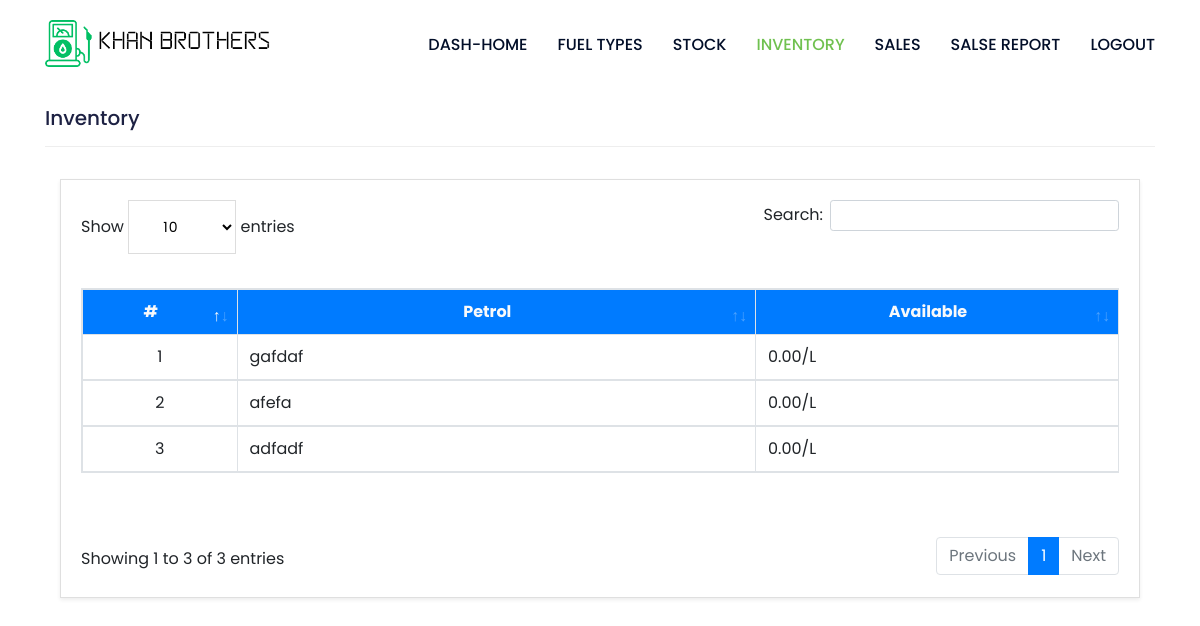
/kb-dash/inventory/ (signed in), run on an earlier commit of the app's database.
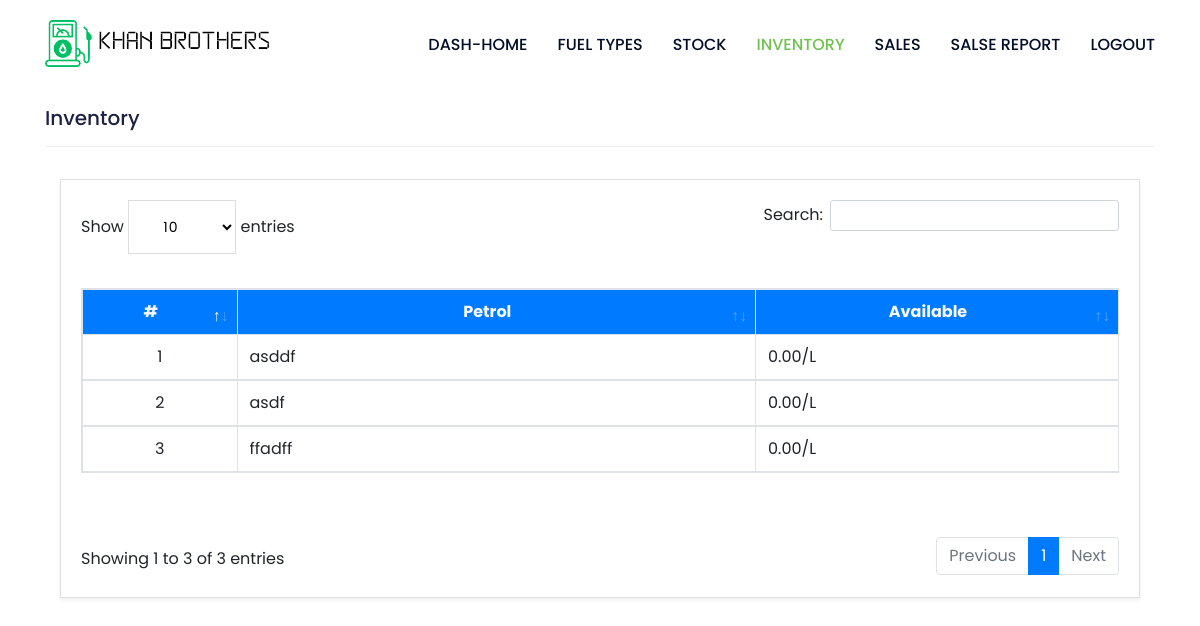
And on a later commit of the database.
### management/models.py (models this page shows)
class Fuel(models.Model):
    name = models.CharField(max_length=100)
    description = models.TextField()
    status = models.CharField(max_length=2, choices=(('1', 'Active'), ('0', 'Inactive')), default=1)
    price = models.FloatField(max_length=(15, 2), default=0)
    date_created = models.DateTimeField(auto_now=True)
    class Meta:
        verbose_name_plural = "Fuel type list"
    def __str__(self):
        return str(f"{self.name}")
    def available(self):
        try:
            stock_in = self.stocks.aggregate(models.Sum("volume"))['volume__sum']
            if stock_in is None:
                stock_in = 0
        except:
            stock_in = 0
        try:
            sale = self.sales.aggregate(models.Sum("volume"))['volume__sum']
            if sale is None:
                sale = 0
        except:
            sale = 0
        return stock_in - sale

### management/views.py (the view)
# urls.py: path('inventory/', views.inventory_view, name='inventory'),
@login_required
def inventory_view(request):
  fuels = Fuel.objects.filter(status=1)
  return render(request, 'management/inventory.html', {'fuels': fuels})

### kb_config/templates/management/inventory.html (shortened to what this page needs)
{% extends "management_base.html" %}
{% load humanize %}
{% block content %}
<h3 class="fw-bolder">Inventory</h3>
<hr>
<section class="py-3">
  <div class="container">
    <div class="card rounded-0 shadow-sm blur">
      <div class="card-body">
        <div class="container-fluid">
          <table class="table table-stripped table-bordered" id="fuel-table">
            <colgroup>
              <col width="15%">
              <col width="50%">
              <col width="35%">
            </colgroup>
            <thead>
              <tr class="bg-primary bg-gradient text-light">
                <th class="text-center">#</th>
                <th class="text-center">Petrol</th>
                <th class="text-center">Available</th>
              </tr>
            </thead>
            <tbody>
              {% for fuel in fuels %}
              <tr>
                <td class="text-center">{{forloop.counter}}</td>
                <td class="">{{fuel}}</td>
                <td class="text-end">{{ fuel.available|floatformat:2|intcomma }}/L</td>
              </tr>
              {% endfor %}
            </tbody>
          </table>
        </div>
      </div>
    </div>
  </div>
</section>
{% endblock content %}

What changed in the data, as far as the page shows it:
removed Fuel: name "gafdaf", available "0.00"
removed Fuel: name "afefa", available "0.00"
removed Fuel: name "adfadf", available "0.00"
added Fuel: name "asddf", available "0.00"
added Fuel: name "asdf", available "0.00"
added Fuel: name "ffadff", available "0.00"
